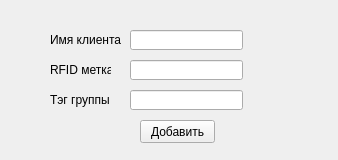
<?xml version="1.0" encoding="UTF-8"?>
<ui version="4.0">
 <class>Form</class>
 <widget class="QWidget" name="Form">
  <property name="windowModality">
   <enum>Qt::WindowModal</enum>
  </property>
  <property name="geometry">
   <rect>
    <x>0</x>
    <y>0</y>
    <width>338</width>
    <height>160</height>
   </rect>
  </property>
  <property name="windowTitle">
   <string>Добавление в БД клиента</string>
  </property>
  <widget class="QLineEdit" name="lineEdit">
   <property name="geometry">
    <rect>
     <x>130</x>
     <y>30</y>
     <width>113</width>
     <height>20</height>
    </rect>
   </property>
  </widget>
  <widget class="QLineEdit" name="lineEdit_2">
   <property name="geometry">
    <rect>
     <x>130</x>
     <y>60</y>
     <width>113</width>
     <height>20</height>
    </rect>
   </property>
  </widget>
  <widget class="QPushButton" name="pushButton">
   <property name="geometry">
    <rect>
     <x>140</x>
     <y>120</y>
     <width>75</width>
     <height>23</height>
    </rect>
   </property>
   <property name="text">
    <string>Добавить</string>
   </property>
  </widget>
  <widget class="QLabel" name="label">
   <property name="geometry">
    <rect>
     <x>50</x>
     <y>30</y>
     <width>71</width>
     <height>20</height>
    </rect>
   </property>
   <property name="text">
    <string>Имя клиента</string>
   </property>
  </widget>
  <widget class="QLabel" name="label_2">
   <property name="geometry">
    <rect>
     <x>50</x>
     <y>60</y>
     <width>61</width>
     <height>20</height>
    </rect>
   </property>
   <property name="text">
    <string>RFID метка</string>
   </property>
  </widget>
  <widget class="QLabel" name="label_3">
   <property name="geometry">
    <rect>
     <x>50</x>
     <y>90</y>
     <width>61</width>
     <height>20</height>
    </rect>
   </property>
   <property name="text">
    <string>Тэг группы</string>
   </property>
  </widget>
  <widget class="QLineEdit" name="lineEdit_3">
   <property name="geometry">
    <rect>
     <x>130</x>
     <y>90</y>
     <width>113</width>
     <height>20</height>
    </rect>
   </property>
  </widget>
 </widget>
 <resources/>
 <connections/>
</ui>
